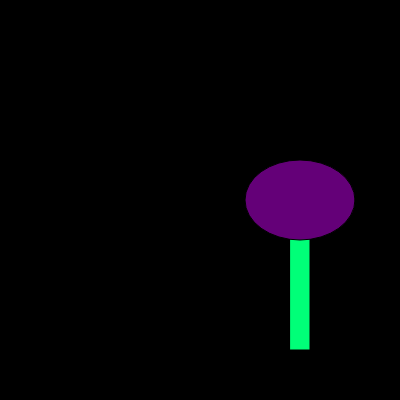
Frame 1 (no input)
Frame 60 (no input): identical to frame 1, image omitted
Frame 120 (the mouse pressed at the canvas centre since frame 60): identical to frame 1, image omitted

The p5.js sketch that drew this single still picture (run headless with seeded random() and noise() and a simulated clock; from frame 60 on, the mouse is pressed at the canvas centre):

// p5.js sketch
// ── sketch.js
function setup() {
  createCanvas(400, 400);
}

function draw() {
  background(0);
  stem()
  pistil()
}

function stem(color=255,x=290,y=200,w=20,z=150) {

  fill (0,color,120)
  rect(x,y,w,z)
}

function pistil(color=120,x=300,y=200,w=110,z=80){
  fill(100,0,color)
  ellipse(x,y,w,z)
}
